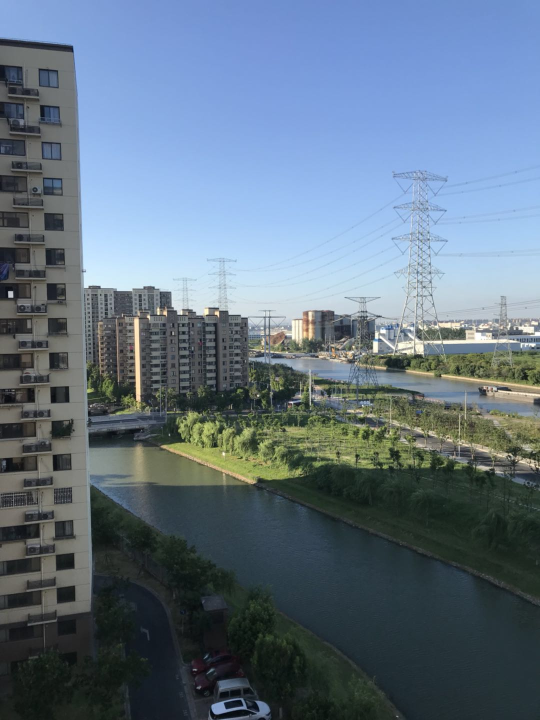
#> input picture AutoUIks/util/image/test1.jpg, 1080 x 1440 px (shown at 1/2 size)
$ python testimage.py
#> lines starting #> are read from the running program, lines starting #| are printed output that depends on the picture
#coding:utf-8
import numpy as np
import cv2 as cv
from matplotlib import pyplot as plt
import numpy as np
import cv2
def image_fusion(imagelist):
    # leftgray = cv2.imdecode(np.fromfile(imagelist[1], dtype=np.uint8), -1)
    leftgray = cv2.imread(imagelist[1])
    rightgray = cv2.imread(imagelist[2])
    hessian = 400
    surf = cv2.xfeatures2d.SURF_create(hessian)   # 将Hessian Threshold设置为400,阈值越大能检测的特征就越少
    print(leftgray)
    kp1, des1 = surf.detectAndCompute(leftgray, None)  # 查找关键点和描述符
    kp2, des2 = surf.detectAndCompute(rightgray, None)

    FLANN_INDEX_KDTREE = 0  # 建立FLANN匹配器的参数
    indexParams = dict(algorithm=FLANN_INDEX_KDTREE, trees=5)  # 配置索引，密度树的数量为5
    searchParams = dict(checks=50)  # 指定递归次数
    # FlannBasedMatcher：是目前最快的特征匹配算法（最近邻搜索）
    flann = cv2.FlannBasedMatcher(indexParams, searchParams)  # 建立匹配器
    matches = flann.knnMatch(des1, des2, k=2)  # 得出匹配的关键点

    good = []
    # 提取优秀的特征点
    for m, n in matches:
        if m.distance < 0.7 * n.distance:  # 如果第一个邻近距离比第二个邻近距离的0.7倍小，则保留
            good.append(m)
    src_pts = np.array([kp1[m.queryIdx].pt for m in good])  # 查询图像的特征描述子索引
    dst_pts = np.array([kp2[m.trainIdx].pt for m in good])  # 训练(模板)图像的特征描述子索引
    H = cv2.findHomography(src_pts, dst_pts)  # 生成变换矩阵
    h, w = leftgray.shape[:2]
    h1, w1 = rightgray.shape[:2]
    #shft = np.array([[1.0, 0, w], [0, 1.0, 0], [0, 0, 1.0]])
    shft = np.array([[1.0, 0, 0], [0, 1.0, h], [0, 0, 1.0]])
    M = np.dot(shft, H[0])  # 获取左边图像到右边图像的投影映射关系
    dst_corners = cv2.warpPerspective(leftgray, M, (w, h*2))  # 透视变换，新图像可容纳完整的两幅图
    dst_corners[0:h, 0:w] = leftgray  # 将第二幅图放在右侧
    #cv2.imshow('tiledImg1', dst_corners)  # 显示，第一幅图已在标准位置
    cv2.imwrite('./image/tiledImg1.png', dst_corners)
    dst_corners[h:h * 2, 0:w] = rightgray  # 将第二幅图放在右侧
    cv2.imwrite('./image/tiledImg2.png',dst_corners)
    # cv2.imshow('tiledImg', dst_corners)
    # cv2.imshow('leftgray', leftgray)
    # cv2.imshow('rightgray', rightgray)
    cv2.waitKey()
    #cv2.destroyAllWindows()

def test(imagelist):
    top, bot, left, right = 100, 100, 0, 500
    img1 = cv.imread(imagelist[1])
#> img1 is the input picture: shape (1440, 1080, 3); mean B, G, R 130.2, 114.6, 97.5
    img2 = cv.imread(imagelist[2])
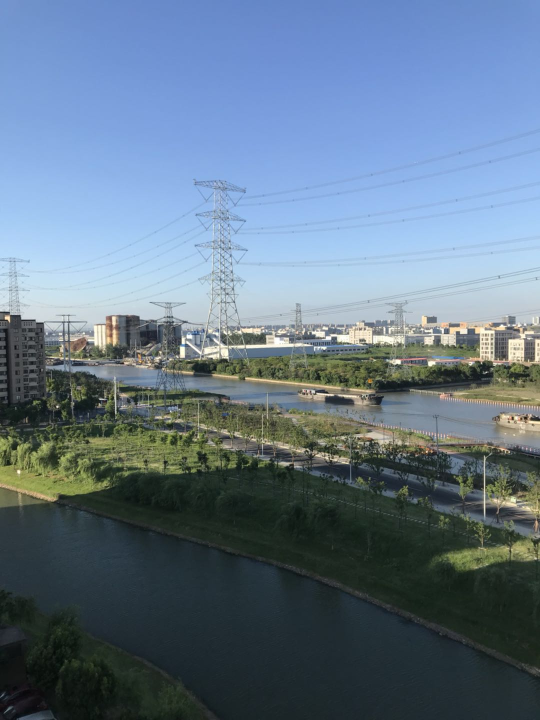
#> input picture AutoUIks/util/image/test2.jpg, 1080 x 1440 px (shown at 1/2 size)
#> img2 is the input picture: shape (1440, 1080, 3); mean B, G, R 136.7, 118.7, 99.2
    srcImg = cv.copyMakeBorder(img1, top, bot, left, right, cv.BORDER_CONSTANT, value=(0, 0, 0))
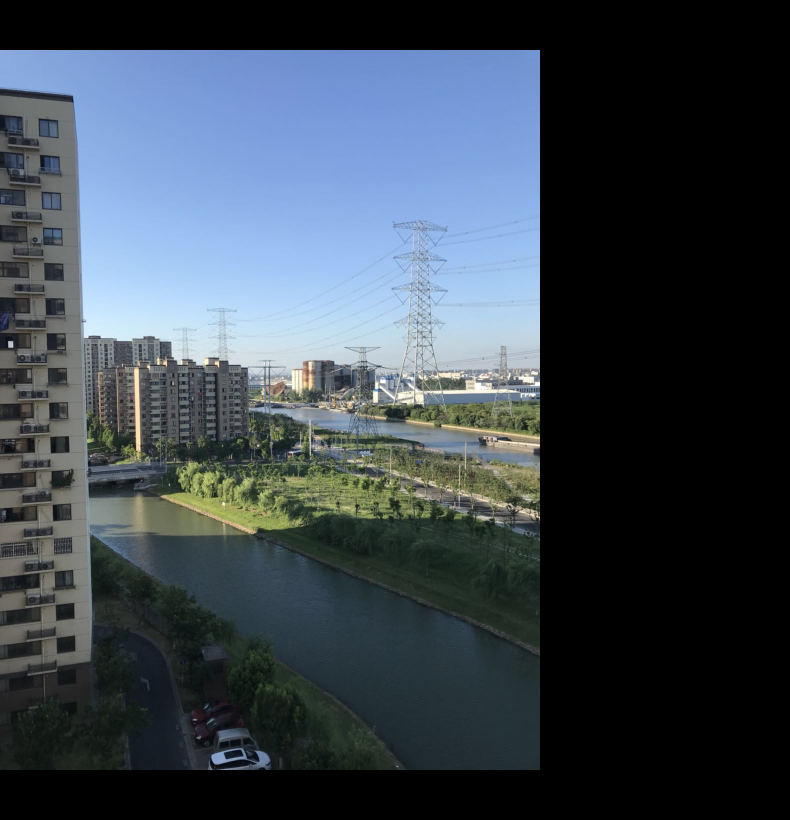
#> srcImg: shape (1640, 1580, 3) (shown at 1/2 size); mean B, G, R 78.2, 68.8, 58.5
    testImg = cv.copyMakeBorder(img2, top, bot, left, right, cv.BORDER_CONSTANT, value=(0, 0, 0))
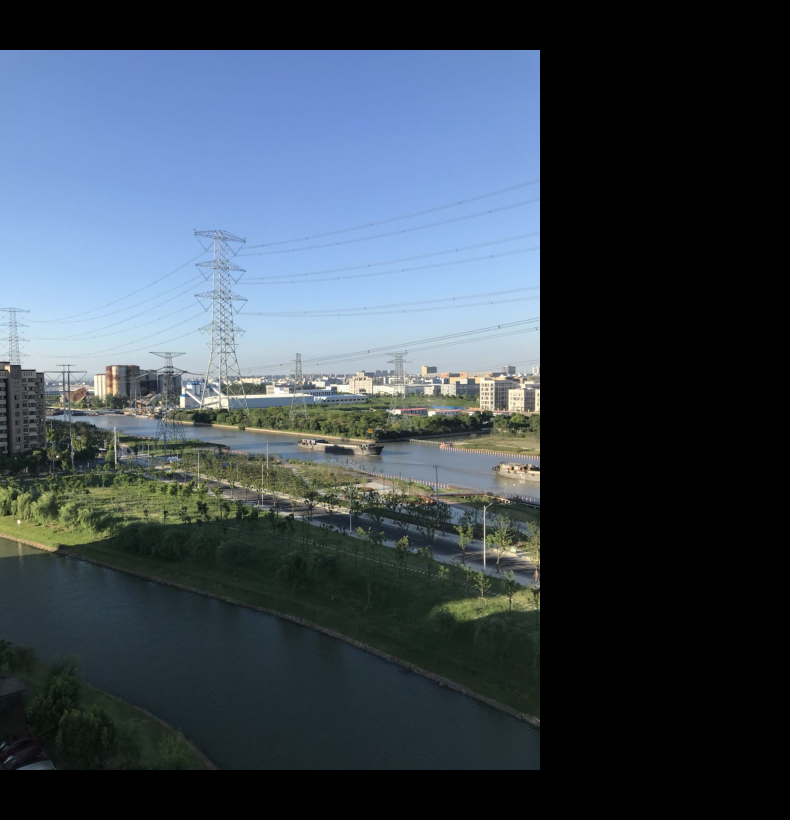
#> testImg: shape (1640, 1580, 3) (shown at 1/2 size); mean B, G, R 82, 71.2, 59.5
    img1gray = cv.cvtColor(srcImg, cv.COLOR_BGR2GRAY)
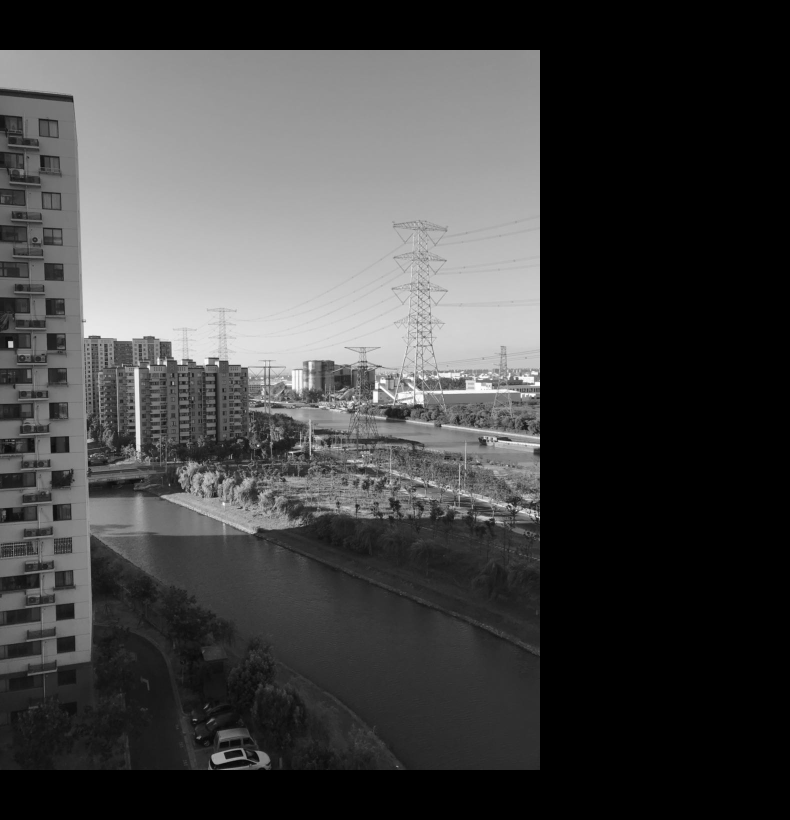
#> img1gray: shape (1640, 1580) (shown at 1/2 size); min 0, max 255, mean 66.8
    img2gray = cv.cvtColor(testImg, cv.COLOR_BGR2GRAY)
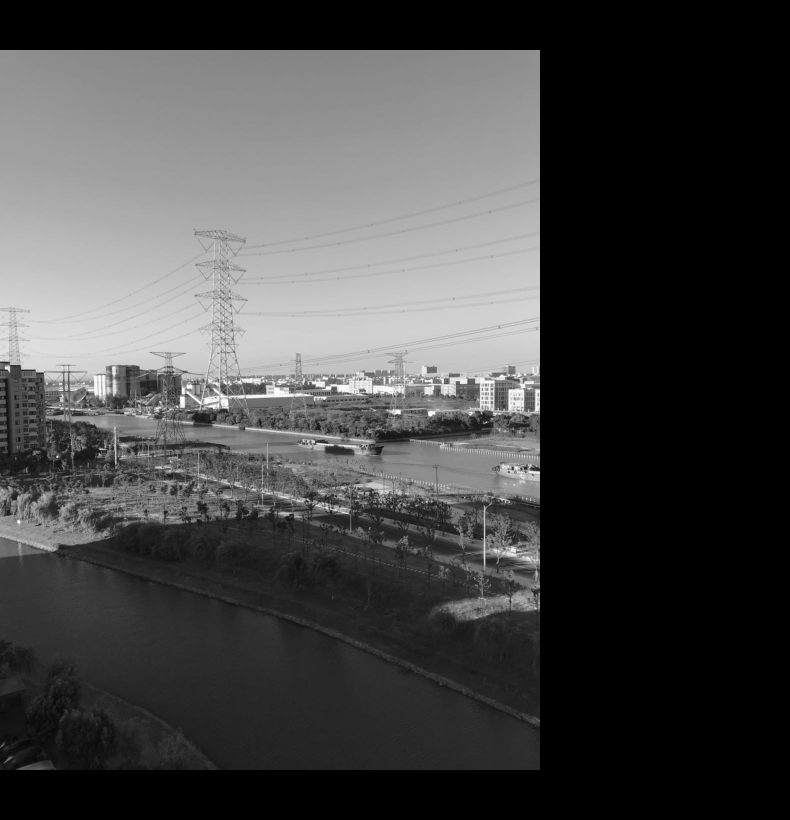
#> img2gray: shape (1640, 1580) (shown at 1/2 size); min 0, max 255, mean 68.9
    # img1gray = cv2.imread(imagelist[1])
    # img2gray = cv2.imread(imagelist[2])
#> (the run stopped early here; a loop or call above may not have finished)
